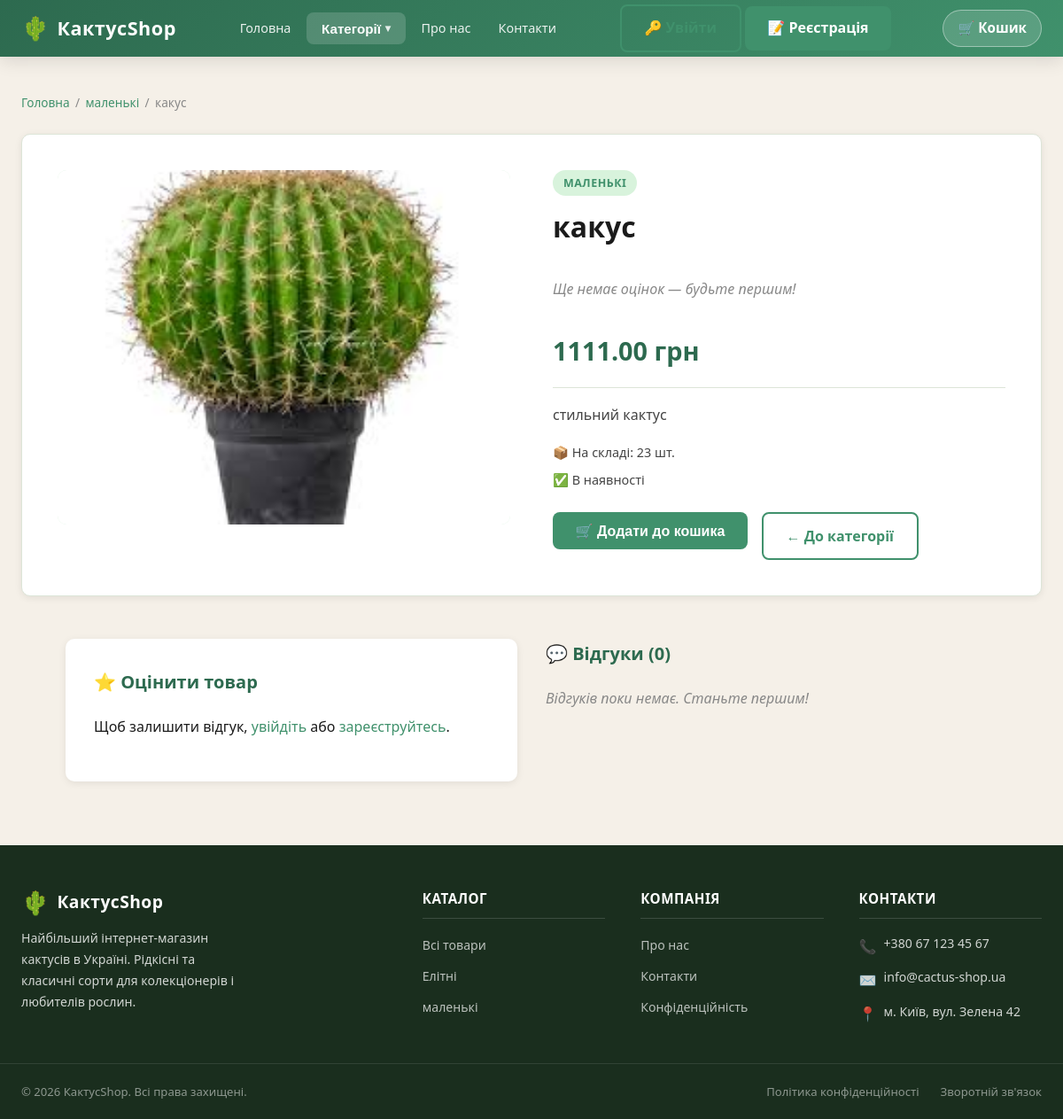
Page /product/kakus/ on the earlier database version.
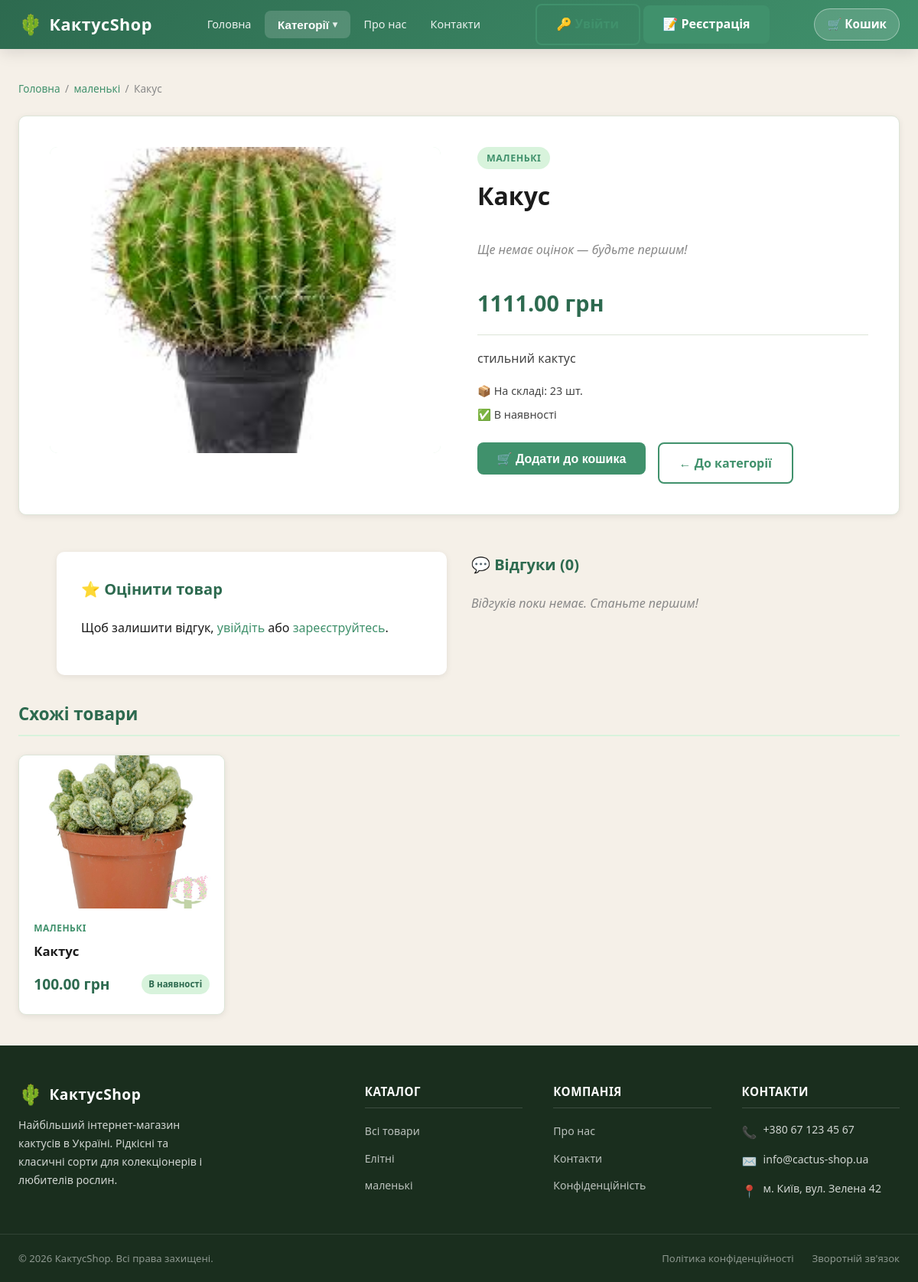
Same page on the later database version.
### shop/models.py (models this page shows, shortened)
class Product(models.Model):
    category = models.ForeignKey(
        Category,
        on_delete=models.CASCADE,
        related_name='products',
        verbose_name='Категорія'
    )
    name = models.CharField('Назва товару', max_length=150)
    slug = models.SlugField('Слаг', unique=True)
    price = models.DecimalField('Ціна', max_digits=10, decimal_places=2)
    stock = models.PositiveIntegerField('Кількість на складі', default=0)
    description = models.TextField(
        'Опис товару',
        blank=True,
        validators=[MaxLengthValidator(2000)],
    )
    image_url = models.URLField('Фото URL', blank=True)
    image = models.ImageField('Фото товару', upload_to='products/', blank=True, null=True)
    available = models.BooleanField('В наявності', default=True)
    created_at = models.DateTimeField(auto_now_add=True)
    updated_at = models.DateTimeField(auto_now=True)
    class Meta:
        verbose_name = 'Товар'
        verbose_name_plural = 'Товари'

class Category(models.Model):
    name = models.CharField('Назва', max_length=100)
    slug = models.SlugField('Слаг', unique=True)
    description = models.TextField('Опис', blank=True)
    created_at = models.DateTimeField(auto_now_add=True)
    updated_at = models.DateTimeField(auto_now=True)
    class Meta:
        verbose_name = 'Категорія'
        verbose_name_plural = 'Категорії'

### shop/views.py (the view, shortened to what this page needs)
# urls.py: path('product/<slug:slug>/', views.product_detail, name='product_detail'),
def product_detail(request, slug):
    categories = Category.objects.all()
    product = get_object_or_404(Product, slug=slug)
    related_products = Product.objects.filter(
        category=product.category, available=True
    ).exclude(pk=product.pk)[:4]
    ratings = product.ratings.all().order_by('-created_at')
    avg_rating = ratings.aggregate(avg=Avg('rating'))['avg']
    rating_form = None
    context = {
        'categories': categories,
        'product': product,
        'related_products': related_products,
        'ratings': ratings,
        'avg_rating': avg_rating,
        'rating_form': rating_form,
    }
    return render(request, 'shop/product_detail.html', context)

### shop/context_processors.py (called while the page is built)
def cart_info(request):
    cart_count = 0
    try:
        if request.session.session_key:
            order = Order.objects.filter(
                session_key=request.session.session_key,
                is_completed=False
            ).prefetch_related('items').first()
            if order:
                cart_count = order.get_total_items()
    except Exception:
        pass
    return {'cart_count': cart_count}

### shop/templates/shop/product_detail.html (shortened to what the changed rows need)
{% extends 'shop/base.html' %}
{% block content %}
<div class="breadcrumb">
    <a href="{% url 'shop:main' %}">Головна</a>
    <span class="breadcrumb__sep">/</span>
    <a href="{% url 'shop:category' product.category.slug %}">{{ product.category.name }}</a>
    <span class="breadcrumb__sep">/</span>
    <span>{{ product.name }}</span>
</div>
<div class="product-detail">
    <div class="product-detail__gallery">
        {% if product.image %}
            <img src="{{ product.image.url }}" alt="{{ product.name }}">
        {% elif product.image_url %}
            <img src="{{ product.image_url }}" alt="{{ product.name }}">
        {% else %}
            <span class="product-detail__no-image">🌵</span>
        {% endif %}
    </div>
    <div class="product-detail__info">
        <span class="product-detail__category-badge">
            <a href="{% url 'shop:category' product.category.slug %}">{{ product.category.name }}</a>
        </span>
        <h1 class="product-detail__name">{{ product.name }}</h1>
        {% if avg_rating %}
        <div class="product-rating-summary">
            <div class="stars-display">
                {% for i in "54321" %}
                    {% if i|add:0 <= avg_rating|floatformat:0|add:0 %}
                        <span class="star star--filled">★</span>
                    {% else %}
                        <span class="star star--empty">★</span>
                    {% endif %}
                {% endfor %}
            </div>
            <span class="rating-value">{{ avg_rating|floatformat:1 }} / 5</span>
            <span class="rating-count">({{ ratings.count }} відгук{{ ratings.count|pluralize:",и,ів" }})</span>
        </div>
        {% else %}
        <div class="product-rating-summary product-rating-summary--empty">
            <span>Ще немає оцінок — будьте першим!</span>
        </div>
        {% endif %}
        <div class="product-detail__price">{{ product.price }} грн</div>
        {% if product.description %}
            <div class="product-detail__desc">{{ product.description }}</div>
        {% endif %}
        <div class="product-detail__meta">
            <span>📦 На складі: {{ product.stock }} шт.</span>
            <span>
                {% if product.available %}✅ В наявності{% else %}❌ Немає в наявності{% endif %}
            </span>
        </div>
        <div class="product-detail__actions">
            {% if product.available %}
            <form method="post" action="{% url 'shop:cart_add' product.pk %}" style="display:inline">
            </form>
            {% else %}
            <button class="btn btn-primary" disabled>🛒 Немає в наявності</button>
            {% endif %}
            <a href="{% url 'shop:category' product.category.slug %}" class="btn btn-outline">← До категорії</a>
        </div>
    </div>
</div>
<section class="ratings-section">
    <div class="ratings-layout">
        <div class="rating-form-box">
            <h2>⭐ Оцінити товар</h2>
        </div>
        <div class="reviews-list">
            <h2>💬 Відгуки ({{ ratings.count }})</h2>
        </div>
    </div>
</section>
{% if related_products %}
<section class="related-section">
    <h2>Схожі товари</h2>
    <div class="products-grid">
        {% for rp in related_products %}
        <div class="product-card">
            <div class="product-card__image-wrap">
                {% if rp.image %}
                    <img src="{{ rp.image.url }}" alt="{{ rp.name }}">
                {% elif rp.image_url %}
                    <img src="{{ rp.image_url }}" alt="{{ rp.name }}">
                {% else %}
                    <span class="product-card__no-image">🌵</span>
                {% endif %}
            </div>
            <div class="product-card__body">
                <span class="product-card__category">{{ rp.category.name }}</span>
                <div class="product-card__name">
                    <a href="{% url 'shop:product_detail' rp.slug %}">{{ rp.name }}</a>
                </div>
                <div class="product-card__footer">
                    <span class="product-card__price">{{ rp.price }} грн</span>
                    {% if rp.available %}
                        <span class="badge-available">В наявності</span>
                    {% else %}
                        <span class="badge-unavailable">Немає</span>
                    {% endif %}
                </div>
            </div>
        </div>
        {% endfor %}
    </div>
</section>
{% endif %}
{% endblock %}

### shop/templates/shop/base.html (shortened to what this page needs)
<!DOCTYPE html>
<html lang="uk">
<head>
    {% load static %}
    <link rel="stylesheet" href="{% static 'shop/css/style.css' %}">
</head>
<body>
<header>
    <div class="header-inner">
        <a href="{% url 'shop:main' %}" class="logo">
            <span class="logo-icon">🌵</span>
            <span>КактусShop</span>
        </a>
        <nav class="main-nav">
            <ul>
                <li><a href="{% url 'shop:main' %}">Головна</a></li>
                {% if categories %}
                <li class="nav-categories">
                    <button type="button" class="nav-categories-toggle" aria-haspopup="true">Категорії</button>
                </li>
                {% endif %}
                <li><a href="{% url 'shop:about' %}">Про нас</a></li>
                <li><a href="{% url 'shop:contacts' %}">Контакти</a></li>
            </ul>
        </nav>
        <div class="auth-buttons">
            {% if user.is_authenticated %}
                <a href="{% url 'shop:profile' %}" class="btn btn-outline">👤 {{ user.username }}</a>
                <form method="post" action="{% url 'logout' %}" style="display:inline;">
                    {% csrf_token %}
                    <button type="submit" class="btn btn-outline">🚪 Вийти</button>
                </form>
            {% else %}
                <a href="{% url 'login' %}" class="btn btn-outline">🔑 Увійти</a>
                <a href="{% url 'shop:register' %}" class="btn btn-primary">📝 Реєстрація</a>
            {% endif %}
        </div>
        <a href="{% url 'shop:cart' %}" class="cart-btn" title="Кошик">
            🛒 Кошик
        </a>
    </div>
</header>
<main>
    {% block content %}{% endblock %}
</main>
<footer>
    <div class="footer-top">
        <div class="footer-brand">
            <div class="logo">
                <span class="logo-icon">🌵</span>
                <span>КактусShop</span>
            </div>
            <p>Найбільший інтернет-магазин кактусів в Україні. Рідкісні та класичні сорти для колекціонерів і любителів рослин.</p>
        </div>
        <div class="footer-col">
            <h4>Каталог</h4>
            <ul>
                <li><a href="{% url 'shop:main' %}">Всі товари</a></li>
                {% for cat in categories %}
                    <li><a href="{% url 'shop:category' cat.slug %}">{{ cat.name }}</a></li>
                {% endfor %}
            </ul>
        </div>
        <div class="footer-col">
            <h4>Компанія</h4>
            <ul>
                <li><a href="{% url 'shop:about' %}">Про нас</a></li>
                <li><a href="{% url 'shop:contacts' %}">Контакти</a></li>
                <li><a href="{% url 'shop:privacy' %}">Конфіденційність</a></li>
            </ul>
        </div>
        <div class="footer-col">
            <h4>Контакти</h4>
            <div class="footer-contact-item">
                <span class="footer-contact-item__icon">📞</span>
                <span>+380 67 123 45 67</span>
            </div>
            <div class="footer-contact-item">
                <span class="footer-contact-item__icon">✉️</span>
                <span>info@cactus-shop.ua</span>
            </div>
            <div class="footer-contact-item">
                <span class="footer-contact-item__icon">📍</span>
                <span>м. Київ, вул. Зелена 42</span>
            </div>
        </div>
    </div>
    <div class="footer-bottom">
        <div class="footer-bottom-inner">
            <p>&copy; 2026 КактусShop. Всі права захищені.</p>
            <div class="footer-bottom-links">
                <a href="{% url 'shop:privacy' %}">Політика конфіденційності</a>
                <a href="{% url 'shop:contacts' %}">Зворотній зв'язок</a>
            </div>
        </div>
    </div>
</footer>
</body>
</html>

Differences in the rows shown:
changed Product "стильний кактус": name "какус" → "Какус"
added Product: image (picture), category.name "МАЛЕНЬКІ", name "Кактус", price "100.00", available "В наявності"
Other differences:
text now shown: "Схожі товари"
